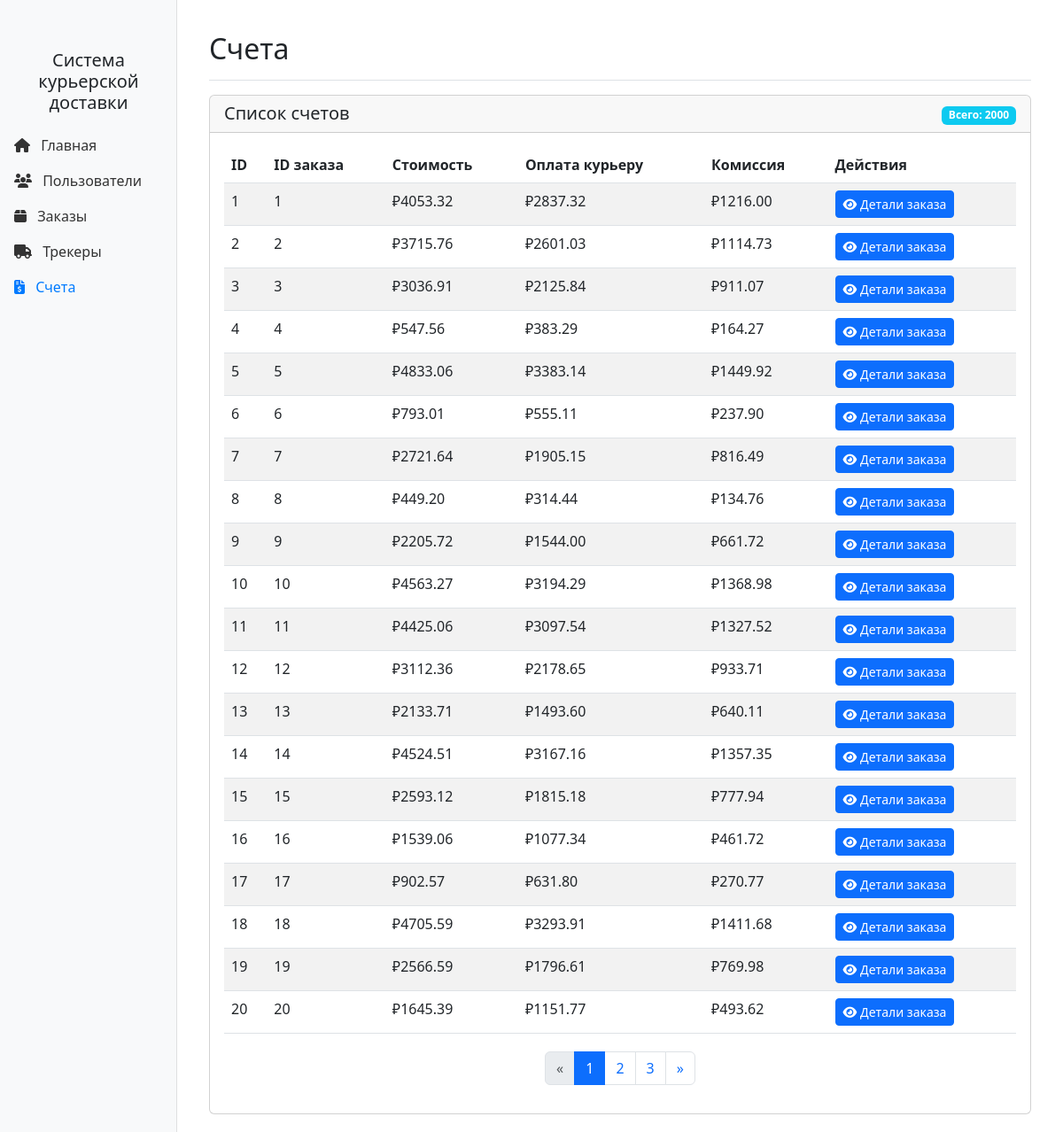
Page /invoices on the committed database.
### 10.04.25/courier_delivery_system/main.py (models this page shows, shortened)
class Order(Base):
    __tablename__ = 'orders'
    id = Column(Integer, primary_key=True)
    user_id = Column(Integer, ForeignKey('users.id'), nullable=False)
    address_from_lat = Column(Float, nullable=False)
    address_from_long = Column(Float, nullable=False)
    address_to_lat = Column(Float, nullable=False)
    address_to_long = Column(Float, nullable=False)
    invoice_id = Column(Integer, ForeignKey('invoices.id'), nullable=True)
    created_at = Column(BigInteger, nullable=False, default=lambda: int(datetime.now().timestamp()))
    user = relationship('User', back_populates='orders')
    invoice = relationship('Invoice', back_populates='order')
    trackers = relationship('Tracker', back_populates='order')

class Invoice(Base):
    __tablename__ = 'invoices'
    id = Column(Integer, primary_key=True)
    price = Column(Float, CheckConstraint('price >= 0'), nullable=False)
    courier_price = Column(Float, CheckConstraint('courier_price >= 0'), nullable=False)
    commission = Column(Float, CheckConstraint('commission >= 0'), nullable=False)
    order = relationship('Order', back_populates='invoice', uselist=False)

### 10.04.25/courier_delivery_system/app.py (the view)
@app.route('/invoices')
def invoices():
    page = request.args.get('page', 1, type=int)
    per_page = 20
    offset = (page - 1) * per_page
    invoices = db_session.query(Invoice).join(Order, Invoice.id == Order.invoice_id)\
        .add_columns(
            Invoice.id,
            Invoice.price,
            Invoice.courier_price,
            Invoice.commission,
            Order.id.label('order_id')
        ).offset(offset).limit(per_page).all()
    total = db_session.query(func.count(Invoice.id)).scalar()
    return render_template('invoices.html',
                           invoices=invoices,
                           page=page,
                           per_page=per_page,
                           total=total)

### 10.04.25/courier_delivery_system/app.py (called while the page is built)
@app.teardown_appcontext
def shutdown_session(exception=None):
    db_session.remove()

### 10.04.25/courier_delivery_system/templates/invoices.html (shortened to what this page needs)
{% extends "base.html" %}
{% block content %}
<div class="container-fluid">
    <div class="d-flex justify-content-between flex-wrap flex-md-nowrap align-items-center pt-3 pb-2 mb-3 border-bottom">
        <h1 class="h2">Счета</h1>
    </div>
    <div class="card">
        <div class="card-header d-flex justify-content-between align-items-center">
            <h5 class="mb-0">Список счетов</h5>
            <div>
                <span class="badge bg-info">Всего: {{ total }}</span>
            </div>
        </div>
        <div class="card-body">
            <div class="table-responsive">
                <table class="table table-striped table-hover">
                    <thead>
                        <tr>
                            <th>ID</th>
                            <th>ID заказа</th>
                            <th>Стоимость</th>
                            <th>Оплата курьеру</th>
                            <th>Комиссия</th>
                            <th>Действия</th>
                        </tr>
                    </thead>
                    <tbody>
                        {% for invoice in invoices %}
                        <tr>
                            <td>{{ invoice.id }}</td>
                            <td>{{ invoice.order_id }}</td>
                            <td>₽{{ "%.2f"|format(invoice.price) }}</td>
                            <td>₽{{ "%.2f"|format(invoice.courier_price) }}</td>
                            <td>₽{{ "%.2f"|format(invoice.commission) }}</td>
                            <td>
                                <a href="{{ url_for('order_detail', order_id=invoice.order_id) }}" class="btn btn-sm btn-primary">
                                    <i class="fas fa-eye"></i> Детали заказа
                                </a>
                            </td>
                        </tr>
                        {% endfor %}
                    </tbody>
                </table>
                <div class="pagination-container d-flex justify-content-center">
                    <nav aria-label="Навигация по страницам">
                        <ul class="pagination">
                            {% set total_pages = (total // per_page) + (1 if total % per_page > 0 else 0) %}
                            {% if page > 1 %}
                            <li class="page-item">
                                <a class="page-link" href="{{ url_for('invoices', page=page-1) }}" aria-label="Предыдущая">
                                    <span aria-hidden="true">&laquo;</span>
                                </a>
                            </li>
                            {% else %}
                            <li class="page-item disabled">
                                <a class="page-link" href="#" aria-label="Предыдущая">
                                    <span aria-hidden="true">&laquo;</span>
                                </a>
                            </li>
                            {% endif %}
                            {% for i in range(1, total_pages + 1) %}
                                {% if i == page %}
                                <li class="page-item active"><a class="page-link" href="#">{{ i }}</a></li>
                                {% elif i >= page - 2 and i <= page + 2 %}
                                <li class="page-item"><a class="page-link" href="{{ url_for('invoices', page=i) }}">{{ i }}</a></li>
                                {% endif %}
                            {% endfor %}
                            {% if page < total_pages %}
                            <li class="page-item">
                                <a class="page-link" href="{{ url_for('invoices', page=page+1) }}" aria-label="Следующая">
                                    <span aria-hidden="true">&raquo;</span>
                                </a>
                            </li>
                            {% else %}
                            <li class="page-item disabled">
                                <a class="page-link" href="#" aria-label="Следующая">
                                    <span aria-hidden="true">&raquo;</span>
                                </a>
                            </li>
                            {% endif %}
                        </ul>
                    </nav>
                </div>
            </div>
        </div>
    </div>
</div>
{% endblock %}

### 10.04.25/courier_delivery_system/templates/base.html (style rules this page uses)
.pagination-container { margin-top: 20px; }

### rows in the picture
Order: id "1", order_id "1"
Invoice: price "4053.32", courier_price "2837.32", commission "1216.00"
Order: id "2", order_id "2"
Invoice: price "3715.76", courier_price "2601.03", commission "1114.73"
Order: id "3", order_id "3"
Invoice: price "3036.91", courier_price "2125.84", commission "911.07"
Order: id "4", order_id "4"
Invoice: price "547.56", courier_price "383.29", commission "164.27"
Order: id "5", order_id "5"
Invoice: price "4833.06", courier_price "3383.14", commission "1449.92"
Order: id "6", order_id "6"
Invoice: price "793.01", courier_price "555.11", commission "237.90"
Order: id "7", order_id "7"
Invoice: price "2721.64", courier_price "1905.15", commission "816.49"
Order: id "8", order_id "8"
Invoice: price "449.20", courier_price "314.44", commission "134.76"
Order: id "9", order_id "9"
Invoice: price "2205.72", courier_price "1544.00", commission "661.72"
Order: id "10", order_id "10"
Invoice: price "4563.27", courier_price "3194.29", commission "1368.98"
Order: id "11", order_id "11"
Invoice: price "4425.06", courier_price "3097.54", commission "1327.52"
Order: id "12", order_id "12"
Invoice: price "3112.36", courier_price "2178.65", commission "933.71"
Order: id "13", order_id "13"
Invoice: price "2133.71", courier_price "1493.60", commission "640.11"
Order: id "14", order_id "14"
Invoice: price "4524.51", courier_price "3167.16", commission "1357.35"
Order: id "15", order_id "15"
Invoice: price "2593.12", courier_price "1815.18", commission "777.94"
Order: id "16", order_id "16"
Invoice: price "1539.06", courier_price "1077.34", commission "461.72"
Order: id "17", order_id "17"
Invoice: price "902.57", courier_price "631.80", commission "270.77"
Order: id "18", order_id "18"
Invoice: price "4705.59", courier_price "3293.91", commission "1411.68"
Order: id "19", order_id "19"
Invoice: price "2566.59", courier_price "1796.61", commission "769.98"
Order: id "20", order_id "20"
Invoice: price "1645.39", courier_price "1151.77", commission "493.62"

### other values in the picture
{{ total }} "2000"
{{ i }} "1"
{{ i }} "2" "3"
